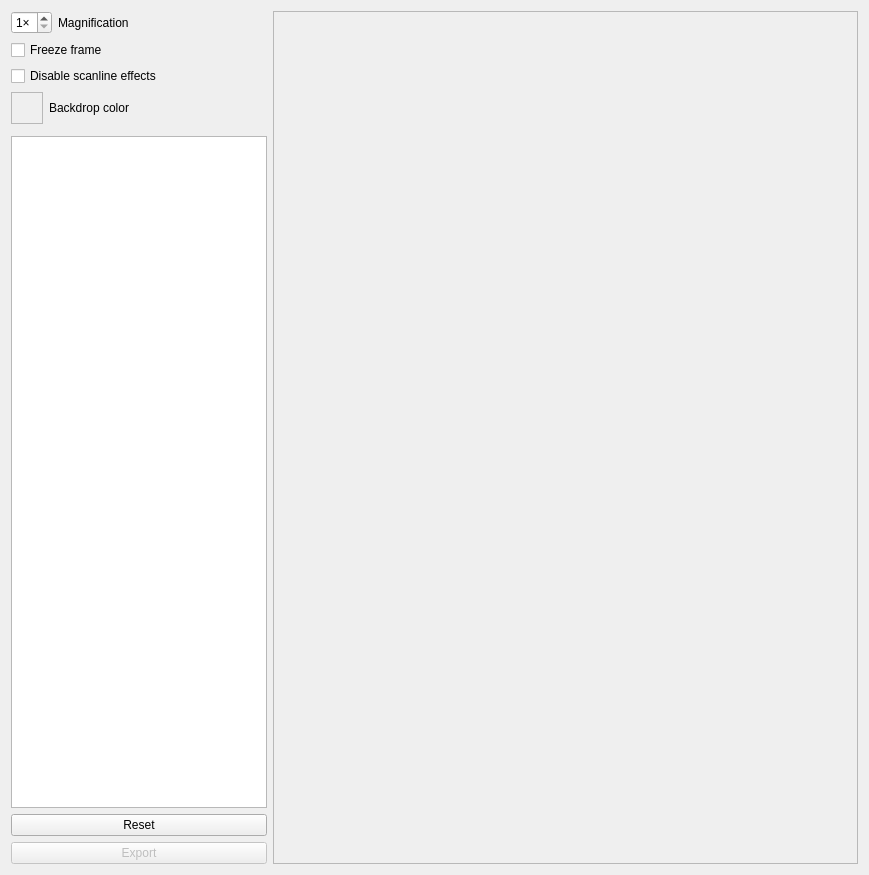
<?xml version="1.0" encoding="UTF-8"?>
<ui version="4.0">
 <class>QGBA::FrameView</class>
 <widget class="QWidget" name="QGBA::FrameView">
  <property name="geometry">
   <rect>
    <x>0</x>
    <y>0</y>
    <width>869</width>
    <height>875</height>
   </rect>
  </property>
  <property name="windowTitle">
   <string>Inspect frame</string>
  </property>
  <layout class="QGridLayout" name="gridLayout" rowstretch="0,0,0,0,0,1,0,0,0" columnstretch="0,1">
   <item row="0" column="0">
    <layout class="QHBoxLayout" name="horizontalLayout_4">
     <item>
      <widget class="QSpinBox" name="magnification">
       <property name="sizePolicy">
        <sizepolicy hsizetype="Fixed" vsizetype="Fixed">
         <horstretch>0</horstretch>
         <verstretch>0</verstretch>
        </sizepolicy>
       </property>
       <property name="suffix">
        <string notr="true">×</string>
       </property>
       <property name="minimum">
        <number>1</number>
       </property>
       <property name="maximum">
        <number>8</number>
       </property>
      </widget>
     </item>
     <item>
      <widget class="QLabel" name="label_2">
       <property name="text">
        <string>Magnification</string>
       </property>
      </widget>
     </item>
    </layout>
   </item>
   <item row="1" column="0">
    <widget class="QCheckBox" name="freeze">
     <property name="text">
      <string>Freeze frame</string>
     </property>
    </widget>
   </item>
   <item row="3" column="0">
    <layout class="QHBoxLayout" name="horizontalLayout">
     <item>
      <widget class="QFrame" name="backdrop">
       <property name="sizePolicy">
        <sizepolicy hsizetype="Fixed" vsizetype="Fixed">
         <horstretch>0</horstretch>
         <verstretch>0</verstretch>
        </sizepolicy>
       </property>
       <property name="minimumSize">
        <size>
         <width>32</width>
         <height>32</height>
        </size>
       </property>
       <property name="autoFillBackground">
        <bool>true</bool>
       </property>
       <property name="frameShape">
        <enum>QFrame::StyledPanel</enum>
       </property>
       <property name="frameShadow">
        <enum>QFrame::Raised</enum>
       </property>
      </widget>
     </item>
     <item>
      <widget class="QLabel" name="label">
       <property name="text">
        <string>Backdrop color</string>
       </property>
      </widget>
     </item>
    </layout>
   </item>
   <item row="0" column="1" rowspan="9">
    <widget class="QScrollArea" name="compositedArea">
     <property name="widgetResizable">
      <bool>true</bool>
     </property>
     <widget class="QWidget" name="scrollAreaWidgetContents_2">
      <property name="geometry">
       <rect>
        <x>0</x>
        <y>0</y>
        <width>567</width>
        <height>382</height>
       </rect>
      </property>
      <layout class="QVBoxLayout" name="verticalLayout_2">
       <item>
        <widget class="QLabel" name="compositedView">
         <property name="text">
          <string/>
         </property>
        </widget>
       </item>
       <item>
        <spacer name="verticalSpacer_3">
         <property name="orientation">
          <enum>Qt::Vertical</enum>
         </property>
         <property name="sizeHint" stdset="0">
          <size>
           <width>20</width>
           <height>40</height>
          </size>
         </property>
        </spacer>
       </item>
      </layout>
     </widget>
    </widget>
   </item>
   <item row="2" column="0">
    <widget class="QCheckBox" name="disableScanline">
     <property name="text">
      <string>Disable scanline effects</string>
     </property>
    </widget>
   </item>
   <item row="5" column="0" rowspan="2">
    <widget class="QListWidget" name="queue"/>
   </item>
   <item row="8" column="0">
    <widget class="QPushButton" name="exportButton">
     <property name="enabled">
      <bool>false</bool>
     </property>
     <property name="text">
      <string>Export</string>
     </property>
    </widget>
   </item>
   <item row="7" column="0">
    <widget class="QPushButton" name="reset">
     <property name="text">
      <string>Reset</string>
     </property>
    </widget>
   </item>
  </layout>
 </widget>
 <resources/>
 <connections/>
</ui>
